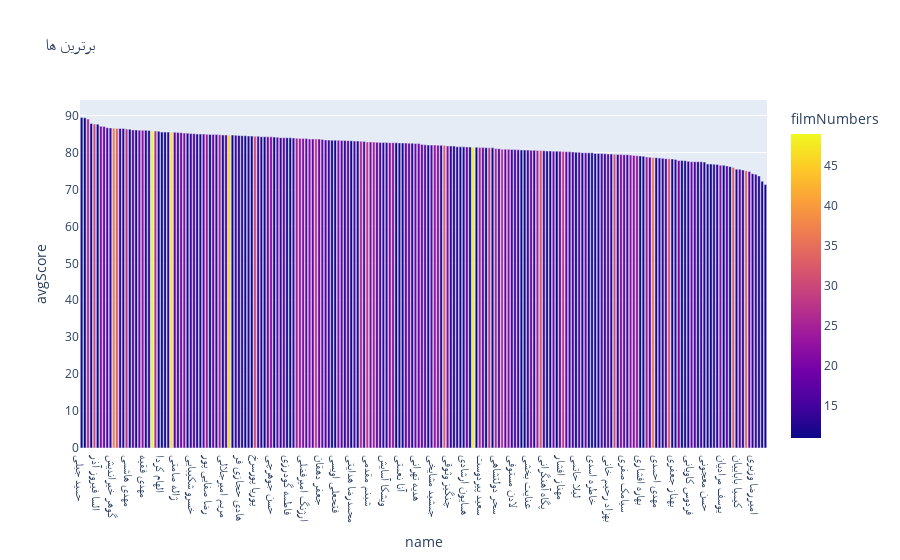

The code cell stored with this chart in its notebook:
### Code cell
fig = px.bar(df_actors.loc[df_actors['filmNumbers']>10],  x='name' , y='avgScore',title='برترین ها' , color='filmNumbers')
fig.show()

### Figure 1 — Plotly figure (JSON) as saved in the notebook; plotly's stock layout.template omitted (floating-point values rounded to 4 significant figures; data arrays with more than 128 entries replaced by an {"elided": "..."} marker saying what was removed)
{"data": [{"alignmentgroup": "True", "hovertemplate": "name=%{x}<br>avgScore=%{y}<br>filmNumbers=%{marker.color}<extra></extra>", "legendgroup": "", "marker": {"color": {"elided": "214 int values"}, "coloraxis": "coloraxis", "pattern": {"shape": ""}}, "name": "", "offsetgroup": "", "orientation": "v", "showlegend": false, "textposition": "auto", "type": "bar", "x": {"elided": "214 str values"}, "xaxis": "x", "y": {"elided": "214 float values"}, "yaxis": "y"}], "layout": {"barmode": "relative", "coloraxis": {"colorbar": {"title": {"text": "filmNumbers"}}, "colorscale": [[0, "#0d0887"], [0.1111, "#46039f"], [0.2222, "#7201a8"], [0.3333, "#9c179e"], [0.4444, "#bd3786"], [0.5556, "#d8576b"], [0.6667, "#ed7953"], [0.7778, "#fb9f3a"], [0.8889, "#fdca26"], [1, "#f0f921"]]}, "legend": {"tracegroupgap": 0}, "title": {"text": "برترین ها"}, "xaxis": {"anchor": "y", "domain": [0, 1], "title": {"text": "name"}}, "yaxis": {"anchor": "x", "domain": [0, 1], "title": {"text": "avgScore"}}}}
